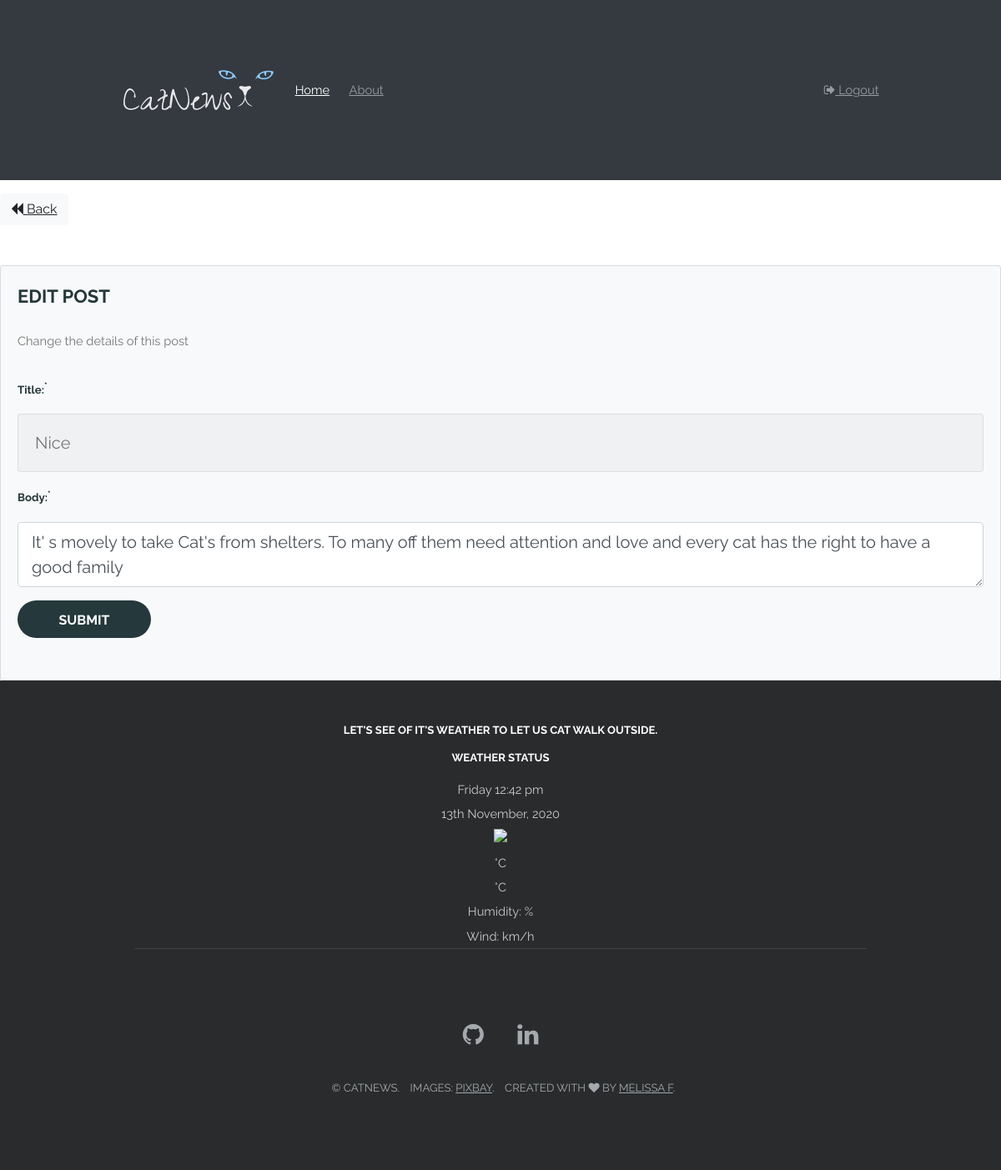
/cat/posts/edit/15 (signed in), run on the app's committed database.
### tables this page shows
CREATE TABLE `posts` (
  `id` int(11) NOT NULL,
  `user_id` int(11) NOT NULL,
  `title` varchar(255) NOT NULL,
  `body` text NOT NULL,
  `created_at` datetime NOT NULL DEFAULT current_timestamp()
);

### cat/app/libraries/Core.php (called while the page is built, shortened)
<?php
  class Core {
    protected $currentMethod = 'index0';
    public function __construct(){
      $url = $this->getUrl();
      if(file_exists('../app/controllers/'.ucwords($url[0]).'.php')){
        unset($url[0]);
      }
      $this->currentController = new $this->currentController;
      if(isset($url[1])){
        if(method_exists($this->currentController, $url[1])){
          $this->currentMethod = $url[1];
          unset($url[1]);
        }
      }
      $this->params = $url ? array_values($url) : [];
      call_user_func_array([$this->currentController, $this->currentMethod], $this->params);
    }
    public function getUrl(){
        if(isset($_GET['url'])){
          $url = rtrim($_GET['url'], '/');
          $url = filter_var($url, FILTER_SANITIZE_URL);
          $url = explode('/', $url);
          return $url;
        }
    }
  }

### cat/public/index.php (called while the page is built, shortened)
<?php
  $init = new Core;

### cat/app/libraries/Database.php (called while the page is built, shortened)
<?php
class Database {
	private $host = DB_HOST;
	private $user = DB_USER;
	private $pass = DB_PASS;
	private $dbname = DB_NAME;
	private $dbh;
	private $stmt;
	public function __construct() {
		$dsn = 'mysql:host=' . $this->host . ';dbname=' . $this->dbname;
		$options = array (
			PDO::ATTR_PERSISTENT => true,
			PDO::ATTR_ERRMODE => PDO::ERRMODE_EXCEPTION
		);
		try {
			$this->dbh = new PDO ($dsn, $this->user, $this->pass, $options);
		}
		catch ( PDOException $e ) {
			$this->error = $e->getMessage();
		}
	}
	public function query($query) {
		$this->stmt = $this->dbh->prepare($query);
	}
	public function bind($param, $value, $type = null) {
		if (is_null ($type)) {
			switch (true) {
				default :
					$type = PDO::PARAM_STR;
			}
		}
		$this->stmt->bindValue($param, $value, $type);
	}
	public function execute(){
		return $this->stmt->execute();
	}
	public function single(){
		$this->execute();
		return $this->stmt->fetch(PDO::FETCH_OBJ);
	}
}

### cat/app/models/Post.php (called while the page is built, shortened)
<?php
  class Post {
    private $db;
    public function __construct(){
      $this->db = new Database;
    }
    public function getPostById($id){
      $this->db->query("SELECT * FROM posts WHERE id = :id");
      $this->db->bind(':id', $id);
      $row = $this->db->single();
      return $row;
    }
  }

### cat/app/views/posts/edit.php (the view, shortened to what this page needs)
<?php require APPROOT . '/views/inc/header_show.php'; ?>
<a href="<?php echo URLROOT; ?>" class="btn btn-light"><i class="fa fa-backward" aria-hidden="true"></i> Back</a>
      <div class="card card-body bg-light mt-5">
        <h2>Edit Post</h2>
        <p>Change the details of this post</p>
        <form action="<?php echo URLROOT; ?>/posts/edit/<?php echo $data['id']; ?>" method="post">
          <div class="form-group">
              <label>Title:<sup>*</sup></label>
              <input type="text" name="title" class="form-control form-control-lg <?php echo (!empty($data['title_err'])) ? 'is-invalid' : ''; ?>" value="<?php echo $data['title']; ?>">
          </div>
          <div class="form-group">
              <label>Body:<sup>*</sup></label>
              <textarea name="body" class="form-control form-control-lg <?php echo (!empty($data['body_err'])) ? 'is-invalid' : ''; ?>"><?php echo $data['body']; ?></textarea>
          </div>
          <input type="submit" class="btn btn-success" value="Submit">
        </form>
      </div>
<?php require APPROOT . '/views/inc/footer.php'; ?>

### cat/public/css/main.css (style rules this page uses)
html, body, div, span, applet, object, iframe, h1, h2, h3, h4, h5, h6, p, blockquote, pre, a, abbr, acronym, address, big, cite, code, del, dfn, em, img, ins, kbd, q, s, samp, small, strike, strong, sub, sup, tt, var, b, u, i, center, dl, dt, dd, ol, ul, li, fieldset, form, label, legend, table, caption, tbody, tfoot, thead, tr, th, td, article, aside, canvas, details, embed, figure, figcaption, header, hgroup, menu, nav, output, ruby, section, summary, time, mark, audio, video { margin: 0; padding: 0; border: 0; font-size: 100%; font: inherit; vertical-align: baseline; }
body { line-height: 1; }
body { -webkit-text-size-adjust: none; }
*, *:before, *:after { -moz-box-sizing: border-box; -webkit-box-sizing: border-box; box-sizing: border-box; }
body { -ms-overflow-style: scrollbar; }
body { background: #fff; }
body { background-color: #fff; color: #777; }
body, input, select, textarea { font-family: "Raleway", Helvetica, sans-serif; font-size: 13pt; font-weight: 400; line-height: 2em; }
@media screen and (max-width: 1680px) { body, input, select, textarea { font-size: 11pt; } }
@media screen and (max-width: 1280px) { body, input, select, textarea { font-size: 11pt; } }
a { text-decoration: underline; }
em, i { font-style: italic; }
p { margin: 0 0 2em 0; }
h1, h2, h3, h4, h5, h6 { font-weight: 700; line-height: 1em; margin: 0 0 1em 0; text-transform: uppercase; }
h2 { font-size: 1.5em; line-height: 1.5em; }
sup { font-size: 0.8em; position: relative; top: -0.5em; }
input, select, textarea { color: #25383b; }
a { color: #51baa4; }
h1, h2, h3, h4, h5, h6 { color: #25383b; }
form { margin: 0 0 2em 0; }
label { display: block; font-size: 0.9em; font-weight: 700; margin: 0 0 1em 0; }
input[type="text"], input[type="password"], input[type="email"], select, textarea { -moz-appearance: none; -webkit-appearance: none; -ms-appearance: none; appearance: none; border-radius: 4px; border-style: solid; border-width: 1px; display: block; outline: 0; padding: 0 1em; text-decoration: none; width: 100%; }
input[type="text"], input[type="password"], input[type="email"], select { height: 3.5em; }
textarea { padding: 0.75em 1em; }
label { color: #25383b; }
input[type="text"], input[type="password"], input[type="email"], select, textarea { background-color: rgba(144, 144, 144, 0.075); border-color: rgba(144, 144, 144, 0.25); color: inherit; }
input[type="submit"], input[type="reset"], input[type="button"], button, .button { -moz-appearance: none; -webkit-appearance: none; -ms-appearance: none; appearance: none; -moz-transition: background-color 0.2s ease-in-out, color 0.2s ease-in-out; -webkit-transition: background-color 0.2s ease-in-out, color 0.2s ease-in-out; -ms-transition: background-color 0.2s ease-in-out, color 0.2s ease-in-out; transition: background-color 0.2s ease-in-out, color 0.2s ease-in-out; border-radius: 2.5em; border: 0; cursor: pointer; display: inline-block; font-weight: 700; height: 2.85em; line-height: 2.95em; min-width: 10em; padding: 0 1.5em; text-align: center; text-decoration: none; text-transform: uppercase; white-space: nowrap; }
input[type="submit"], input[type="reset"], input[type="button"], button, .button { background-color: #25383b; box-shadow: none; color: #fff !important; }

### data on the page
posts: title "Nice", body "It' s movely to take Cat's from shelters. To many off them need attention and love and every cat has the right to have a good family"
